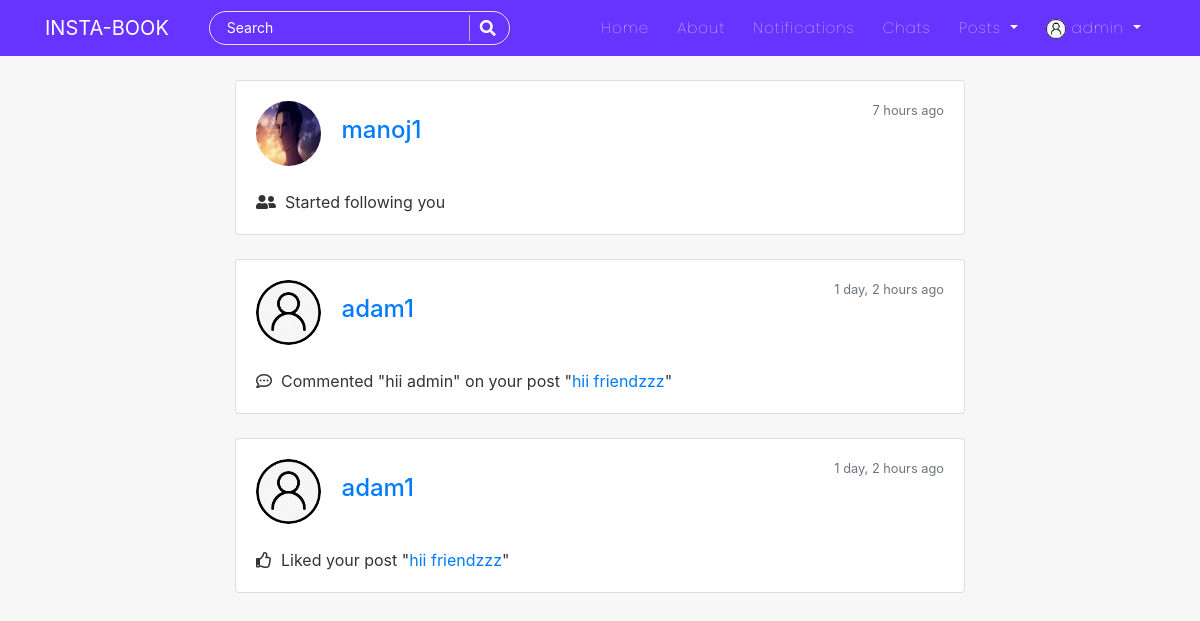
The app's page /notifications/ (signed in) with its own data.
### users/models.py (models this page shows, shortened)
class Profile(models.Model):
    user = models.OneToOneField(User, on_delete=models.CASCADE)
    is_online = models.BooleanField(default=False)
    following = models.ManyToManyField(User, related_name="following", blank=True)
    friends = models.ManyToManyField(User, related_name='my_friends', blank=True)
    bio = models.CharField(default="",blank=True,null=True,max_length=350)
    date_of_birth = models.CharField(blank=True,max_length=150)
    updated = models.DateTimeField(auto_now=True)
    created = models.DateTimeField(auto_now_add=True)
    image = models.ImageField(default='default.jpg', upload_to='profile_pics',blank=True, null=True)

### notification/models.py (models this page shows, shortened)
class Notification(models.Model):
    NOTIFICATION_TYPES = ((1,'Like'),(2,'Follow'),(3,'Comment'),(4,'Reply'),(5,'Like-Comment'),(6,'Like-Reply'))
    post = models.ForeignKey('blog.Post', on_delete=models.CASCADE, related_name='notify_post', blank=True, null=True)
    sender = models.ForeignKey(User, on_delete=models.CASCADE, related_name='notify_from_user')
    user = models.ForeignKey(User, on_delete=models.CASCADE, related_name='notify_to_user')
    notification_type = models.IntegerField(choices=NOTIFICATION_TYPES)
    text_preview = models.CharField(max_length=120, blank=True)
    date = models.DateTimeField(auto_now_add=True)
    is_seen = models.BooleanField(default=False)

### blog/models.py (models this page shows, shortened)
class Post(models.Model):
    title = models.CharField(max_length=150)
    content = RichTextField(blank=True, null=True)
    date_posted = models.DateTimeField(default=timezone.now)
    date_updated = models.DateTimeField(auto_now=True)
    author = models.ForeignKey(User, on_delete=models.CASCADE)
    likes = models.ManyToManyField(User, related_name="blogpost", blank=True)
    saves = models.ManyToManyField(User, related_name="blogsave", blank=True)
    approve = models.BooleanField(default=False)
    def __str__(self):
        return self.title

### notification/views.py (the view)
# urls.py: path('', ShowNotifications, name='show-notifications'),
@login_required
def ShowNotifications(request):
    user = request.user
    notifications = Notification.objects.filter(user=user).order_by('-date')
    context = {
        'notifications':notifications,
    }
    return render(request, 'blog/notifications.html', context)

### blog/templates/blog/notifications.html (shortened to what this page needs)
{% extends "blog/base.html" %}
{% load humanize %}
{% block content %}
<div class="col-md-8 m-auto">
{% for notification in notifications %}
    <div class="card">
        <div class="card-body">
            <img class="rounded-circle article-img" src="{{notification.sender.profile.image.url}}" alt="image">
            <span class="card-title h4"><a href="{% url 'profile-detail-view' notification.sender.id %}" >{{notification.sender}}</a></span>
            <span class="text-muted float-right small">{{notification.date|naturaltime}}</span>
            <br><br>
            {% if notification.notification_type == 1 %}
                <p class="card-text"><i class="far fa-thumbs-up"></i>&nbsp;&nbsp;Liked your post "<a href="{% url 'post-detail' notification.post.id %}" >{{notification.post}}</a>"</p>
            {% elif notification.notification_type == 2 %}
                <p class="card-text"><i class="fas fa-user-friends"></i>&nbsp;&nbsp;Started following you</p>
            {% elif notification.notification_type == 3 %}
                <p class="card-text"><i class="far fa-comment-dots"></i>&nbsp;&nbsp;Commented "{{notification.text_preview}}" on your post "<a href="{% url 'post-detail' notification.post.id %}" >{{notification.post}}</a>"</p>
            {% elif notification.notification_type == 4 %}
                <p class="card-text"><i class="fas fa-reply"></i>&nbsp;&nbsp;Replied "{{notification.text_preview}}" to a comment on your post "<a href="{% url 'post-detail' notification.post.id %}" >{{notification.post}}</a>"</p>
            {% endif %}
        </div>
    </div>
    <br>
{% endfor %}
<br><br>
</div>
{% endblock %}

### blog/templates/blog/base.html (shortened to what this page needs)
{% load static %}
<!DOCTYPE html>
<html lang="en">
<head>
    <link rel="stylesheet" href="https://cdn.jsdelivr.net/npm/bootstrap@4.5.3/dist/css/bootstrap.min.css">
    <link rel="stylesheet" href="https://cdnjs.cloudflare.com/ajax/libs/font-awesome/5.15.1/css/all.min.css" />
    <link rel="stylesheet" href="https://cdnjs.cloudflare.com/ajax/libs/cropper/4.1.0/cropper.css" />
    <link rel="stylesheet" href="{% static 'blog/main.css' %}">
</head>
<body>
    <header class="site-header">
        {% include 'blog/navbar.html' %}
    </header>
    <main role="main" class="container">
      <div class="row">
          {% block content %}{% endblock %}
      </div>
    </main>
</body>
</html>

### blog/templates/blog/navbar.html (shortened to what this page needs)
<nav class="navbar navbar-expand-lg navbar-dark bg-steel fixed-top">
    <div class="container">
      <a class="navbar-brand mr-4 pr-3" href="/">INSTA-BOOK</a>
      <div class="collapse navbar-collapse" id="navbarToggle">
        <div class="navbar-nav mr-auto">
          <div id="searchbar" >
            <form method="GET" action="/search">
              <input required name="query" id="search" type="text" placeholder="Search">
              <button class="search-btn" type="submit"><i class="fas fa-search"></i></button>
            </form>
          </div>
        </div>
        <div class="navbar-nav">
          <a class="nav-item nav-link" href="{% url 'blog-home' %}">Home</a>
          <a class="nav-item nav-link" href="{% url 'blog-about' %}">About</a>
          {% if user.is_authenticated %}
          <a class="nav-item nav-link" href="{% url 'show-notifications' %}">Notifications</a>
          <a class="nav-item nav-link" href="{% url 'room-enroll' %}">Chats</a>
          <div class="dropdown">
            <a class="dropdown-toggle nav-link" href="#" role="button" id="dropdownMenuLink1" data-toggle="dropdown" aria-haspopup="true" aria-expanded="false">
              Posts
            </a>
          </div>
          {% endif %}
          {% if user.is_authenticated %}
            <div class="dropdown">
              <a class="dropdown-toggle nav-link" href="#" role="button" id="dropdownMenuLink2" data-toggle="dropdown" aria-haspopup="true" aria-expanded="false">
                <img class="rounded-circle" style="height: 20px; width: 20px;" src="{{user.profile.image.url}}" alt="">&nbsp;{{user|truncatechars:"10"}}
              </a>
            </div>
          {% else %}
            <a class="nav-item nav-link" href="{% url 'account_login' %}">Login</a>
            <a class="nav-item nav-link" href="{% url 'register' %}">Register</a>
          {% endif %}
        </div>
      </div>
    </div>
</nav>

### blog/static/blog/main.css (style rules this page uses)
body { background: #f7f7f7; color: #333333; margin-top: 5rem; scroll-behavior: smooth; }
.bg-steel { background: #6633FF; }
.site-header .navbar-nav .nav-link { color: #ffffff; font-family:'Poppins'; font-weight: 100; margin: 0px 6px; font-size: 15px; letter-spacing: 1px; }
.article-img { height: 65px; width: 65px; margin-right: 16px; }
#searchbar form { width: auto; display: flex; flex-direction: row; border-radius: 50px; padding: 3px 15px; background-color: transparent; border: 1px solid #e4e4e4; margin-right: 10px; }
#searchbar form input::placeholder { color: #fff; font-size: 14px; }
#searchbar form input { border: none; outline: none; color: #fff; font-size: 15px; flex: 1; background-color:transparent; }
.search-btn { color:#fff; border: none; width: 25px; padding-left: 10px; border-left: 1px solid rgba(202, 202, 202, 0.829); outline: none; background-color: transparent; }
.search-btn i { font-size: 16px; }

### records on screen
Notification: sender.profile.image (picture), sender "manoj1", date "7 hours ago", notification_type 2 (drawn)
Notification: sender.profile.image (placeholder picture), sender "adam1", date "1 day, 2 hours ago", text_preview "hii admin", post "hii friendzzz"
Notification: sender.profile.image (placeholder picture), sender "adam1", date "1 day, 2 hours ago", post "hii friendzzz"

### other values on screen
{{ user|truncatechars:"10" }} "admin"
